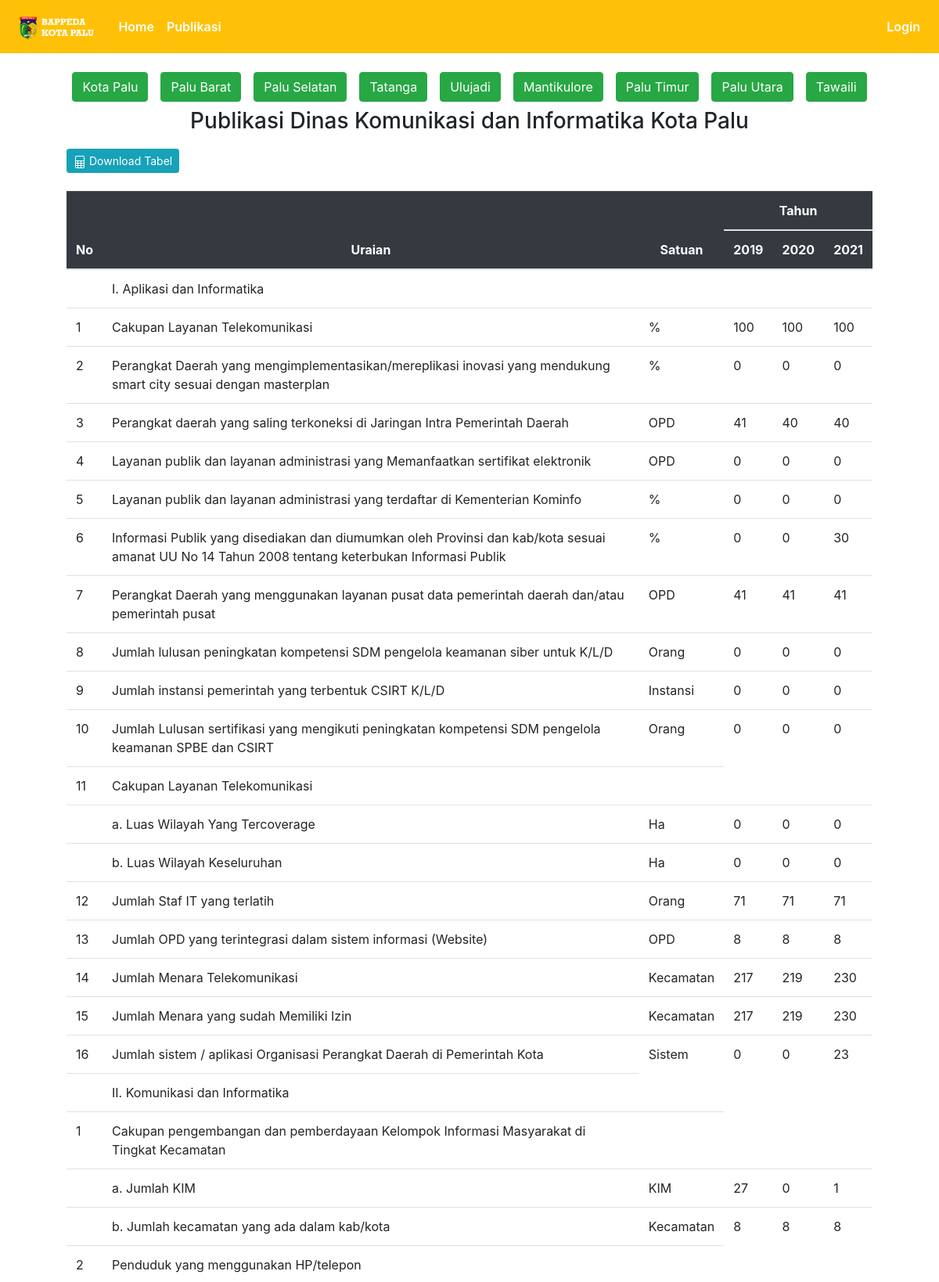
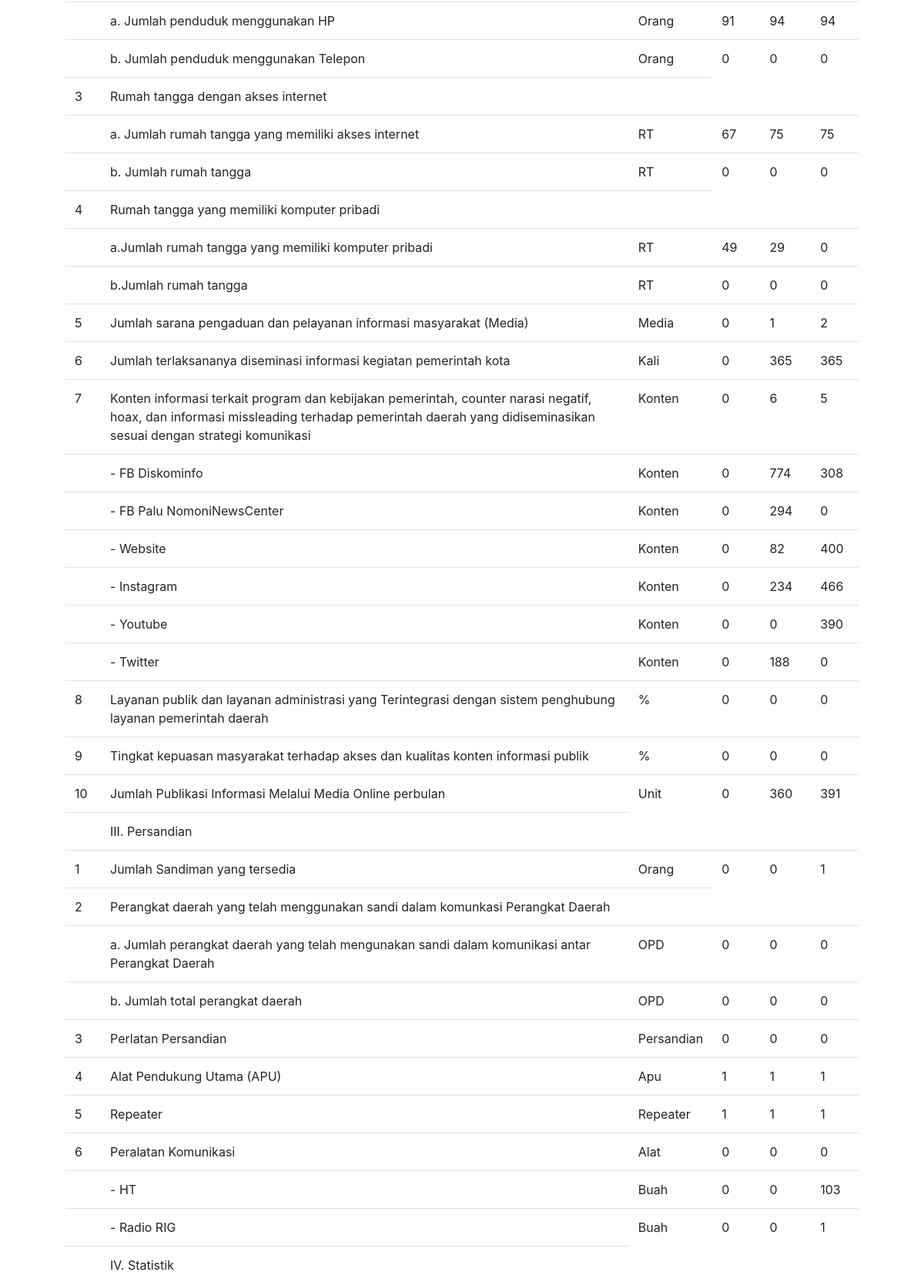
/publikasi/kominfo (upper part), run on the app's committed database (2 pictures, top to bottom).
### publication/models.py (models this page shows)
class Kominfo(db.Model):
  id = db.Column(db.Integer(), primary_key=True)
  tahun = db.Column(db.String(length=4), nullable=False)
  u1 = db.Column(db.Float())
  u2 = db.Column(db.Float())
  u3 = db.Column(db.Float())
  u4 = db.Column(db.Float())
  u5 = db.Column(db.Float())
  u6 = db.Column(db.Float())
  u7 = db.Column(db.Float())
  u8 = db.Column(db.Float())
  u9 = db.Column(db.Float())
  u10 = db.Column(db.Float())
  u11 = db.Column(db.Float())
  u12 = db.Column(db.Float())
  u13 = db.Column(db.Float())
  u14 = db.Column(db.Float())
  u15 = db.Column(db.Float())
  u16 = db.Column(db.Float())
  u17 = db.Column(db.Float())
  u18 = db.Column(db.Float())
  u19 = db.Column(db.Float())
  u20 = db.Column(db.Float())
  u21 = db.Column(db.Float())
  u22 = db.Column(db.Float())
  u23 = db.Column(db.Float())
  u24 = db.Column(db.Float())
  u25 = db.Column(db.Float())
  u26 = db.Column(db.Float())
  u27 = db.Column(db.Float())
  u28 = db.Column(db.Float())
  u29 = db.Column(db.Float())
  u30 = db.Column(db.Float())
  u31 = db.Column(db.Float())
  u32 = db.Column(db.Float())
  u33 = db.Column(db.Float())
  u34 = db.Column(db.Float())
  u35 = db.Column(db.Float())
  u36 = db.Column(db.Float())
  u37 = db.Column(db.Float())
  u38 = db.Column(db.Float())
  u39 = db.Column(db.Float())
  u40 = db.Column(db.Float())
  u41 = db.Column(db.Float())
  u42 = db.Column(db.Float())
  u43 = db.Column(db.Float())
  u44 = db.Column(db.Float())
  u45 = db.Column(db.Float())
  u46 = db.Column(db.Float())
  u47 = db.Column(db.Float())
  u48 = db.Column(db.Float())
  u49 = db.Column(db.Float())
  u50 = db.Column(db.Float())
  u51 = db.Column(db.Float())
  u52 = db.Column(db.Float())
  u53 = db.Column(db.Float())
  u54 = db.Column(db.Float())
  district_id = db.Column(db.Integer(), nullable=True)

### publication/kominfo/routes_kominfo.py (the view)
@app.route('/publikasi/kominfo')
def kominfo():
  data = Kominfo.query.filter_by(district_id=None).order_by(Kominfo.tahun).all()
  return render_template('kominfo/kominfo.html', data=data)

### publication/templates/kominfo/kominfo.html (shortened to what this page needs)
{% extends 'base.html' %}
{% block content %}
  <div class="container">
    <div class="ket-tabel d-flex justify-content-center">
      <a href="{{ url_for('kominfo') }}" class="btn btn-success m-2">Kota Palu</a>
      <a href="{{ url_for('kominfo_kec', district_id=1) }}" class="btn btn-success m-2">Palu Barat</a>
      <a href="{{ url_for('kominfo_kec', district_id=2) }}" class="btn btn-success m-2">Palu Selatan</a>
      <a href="{{ url_for('kominfo_kec', district_id=3) }}" class="btn btn-success m-2">Tatanga</a>
      <a href="{{ url_for('kominfo_kec', district_id=4) }}" class="btn btn-success m-2">Ulujadi</a>
      <a href="{{ url_for('kominfo_kec', district_id=5) }}" class="btn btn-success m-2">Mantikulore</a>
      <a href="{{ url_for('kominfo_kec', district_id=6) }}" class="btn btn-success m-2">Palu Timur</a>
      <a href="{{ url_for('kominfo_kec', district_id=7) }}" class="btn btn-success m-2">Palu Utara</a>
      <a href="{{ url_for('kominfo_kec', district_id=8) }}" class="btn btn-success m-2">Tawaili</a>
    </div>
    <h3 class="text-center">Publikasi Dinas Komunikasi dan Informatika Kota Palu</h3>
    <button class="btn btn-sm btn-info btn-download" onclick="exportTableToExcel('kominfoTable', 'tabel')">
      <span>
        Download Tabel
      </span>
    </button>
    <div class="table-responsive mb-5" style="padding: 5vh;">
      <table class="table" id="kominfoTable">
        <thead class="table-dark text-center">
          <tr>
            <th rowspan="2" scope="col">No</th>
            <th rowspan="2" scope="col">Uraian</th>
            <th rowspan="2" scope="col">Satuan</th>
            <th colspan="{{ data|length + 1 }}" scope="col" style="text-align: center">Tahun</th>
          </tr>
          <tr>
            {% for d in data %}
              <th>
                {{ d.tahun }}
              </th>
            {% endfor %}
          </tr>
        </thead>
        <tbody>
          <tr>
            <td></td>
            <td>I. Aplikasi dan Informatika</td>
            <td></td>
          </tr>
          <tr>
            <td>1</td>
            <td>Cakupan Layanan Telekomunikasi</td>
            <td>%</td>
            {% for d in data %}
            <td>{{ d.u1 }}</td>
            {% endfor %}
          </tr>
          <tr>
            <td>2</td>
            <td>Perangkat Daerah yang mengimplementasikan/mereplikasi inovasi yang mendukung smart city sesuai dengan masterplan</td>
            <td>%</td>
            {% for d in data %}
            <td>{{ d.u2 }}</td>
            {% endfor %}
          </tr>
          <tr>
            <td>3</td>
            <td>Perangkat daerah yang saling terkoneksi di Jaringan Intra Pemerintah Daerah</td>
            <td>OPD</td>
            {% for d in data %}
            <td>{{ d.u3 }}</td>
            {% endfor %}
          </tr>
          <tr>
            <td>4</td>
            <td>Layanan publik dan layanan administrasi yang Memanfaatkan sertifikat elektronik</td>
            <td>OPD</td>
            {% for d in data %}
            <td>{{ d.u4 }}</td>
            {% endfor %}
          </tr>
          <tr>
            <td>5</td>
            <td>Layanan publik dan layanan administrasi yang terdaftar di Kementerian Kominfo</td>
            <td>%</td>
            {% for d in data %}
            <td>{{ d.u5 }}</td>
            {% endfor %}
          </tr>
          <tr>
            <td>6</td>
            <td>Informasi Publik yang disediakan dan diumumkan oleh Provinsi dan kab/kota sesuai amanat UU No 14 Tahun 2008 tentang keterbukan Informasi Publik</td>
            <td>%</td>
            {% for d in data %}
            <td>{{ d.u6 }}</td>
            {% endfor %}
          </tr>
          <tr>
            <td>7</td>
            <td>Perangkat Daerah yang menggunakan layanan pusat data pemerintah daerah dan/atau pemerintah pusat</td>
            <td>OPD</td>
            {% for d in data %}
            <td>{{ d.u7 }}</td>
            {% endfor %}
          </tr>
          <tr>
            <td>8</td>
            <td>Jumlah lulusan peningkatan kompetensi SDM pengelola keamanan siber untuk K/L/D</td>
            <td>Orang</td>
            {% for d in data %}
            <td>{{ d.u8 }}</td>
            {% endfor %}
          </tr>
          <tr>
            <td>9</td>
            <td>Jumlah instansi pemerintah yang terbentuk CSIRT K/L/D</td>
            <td>Instansi</td>
            {% for d in data %}
            <td>{{ d.u9 }}</td>
            {% endfor %}
          </tr>
          <tr>
            <td>10</td>
            <td>Jumlah Lulusan sertifikasi yang mengikuti peningkatan kompetensi SDM pengelola keamanan SPBE dan CSIRT</td>
            <td>Orang</td>
            {% for d in data %}
            <td>{{ d.u10 }}</td>
            {% endfor %}
          </tr>
          <tr>
            <td>11</td>
            <td>Cakupan Layanan Telekomunikasi</td>
            <td></td>
          </tr>
          <tr>
            <td></td>
            <td>a. Luas Wilayah Yang Tercoverage</td>
            <td>Ha</td>
            {% for d in data %}
            <td>{{ d.u11 }}</td>
            {% endfor %}
          </tr>
          <tr>
            <td></td>
            <td>b. Luas Wilayah Keseluruhan</td>
            <td>Ha</td>
            {% for d in data %}
            <td>{{ d.u12 }}</td>
            {% endfor %}
          </tr>
          <tr>
            <td>12</td>
            <td>Jumlah Staf IT yang terlatih</td>
            <td>Orang</td>
            {% for d in data %}
            <td>{{ d.u13 }}</td>
            {% endfor %}
          </tr>
          <tr>
            <td>13</td>
            <td>Jumlah OPD yang terintegrasi dalam sistem informasi (Website)</td>
            <td>OPD</td>
            {% for d in data %}
            <td>{{ d.u14 }}</td>
            {% endfor %}
          </tr>
          <tr>
            <td>14</td>
            <td>Jumlah Menara Telekomunikasi</td>
            <td>Kecamatan</td>
            {% for d in data %}
            <td>{{ d.u15 }}</td>
            {% endfor %}
          </tr>
          <tr>
            <td>15</td>
            <td>Jumlah Menara yang sudah Memiliki Izin</td>
            <td>Kecamatan</td>
            {% for d in data %}
            <td>{{ d.u16 }}</td>
            {% endfor %}
          </tr>
          <tr>
            <td>16</td>
            <td>Jumlah sistem / aplikasi Organisasi Perangkat Daerah di Pemerintah Kota</td>
            <td>Sistem</td>
            {% for d in data %}
            <td>{{ d.u17 }}</td>
            {% endfor %}
          </tr>
          <tr>
            <td></td>
            <td>II. Komunikasi dan Informatika</td>
          </tr>
          <tr>
            <td>1</td>
            <td>Cakupan pengembangan dan pemberdayaan Kelompok Informasi Masyarakat di Tingkat Kecamatan</td>
            <td></td>
          </tr>
          <tr>
            <td></td>
            <td>a. Jumlah KIM</td>
            <td>KIM</td>
            {% for d in data %}
            <td>{{ d.u18 }}</td>
            {% endfor %}
          </tr>
          <tr>
            <td></td>
            <td>b. Jumlah kecamatan yang ada dalam kab/kota</td>
            <td>Kecamatan</td>
            {% for d in data %}
            <td>{{ d.u19 }}</td>
            {% endfor %}
          </tr>
          <tr>
            <td>2</td>
            <td>Penduduk yang menggunakan HP/telepon</td>
            <td></td>
          </tr>
          <tr>
            <td></td>
            <td>a. Jumlah penduduk menggunakan HP</td>
            <td>Orang</td>
            {% for d in data %}
            <td>{{ d.u20 }}</td>
            {% endfor %}
          </tr>
          <tr>
            <td></td>
            <td>b. Jumlah penduduk menggunakan Telepon</td>
            <td>Orang</td>
            {% for d in data %}
            <td>{{ d.u21 }}</td>
            {% endfor %}
          </tr>
          <tr>
            <td>3</td>
            <td>Rumah tangga dengan akses internet</td>
            <td></td>
          </tr>
          <tr>
            <td></td>
            <td>a. Jumlah rumah tangga yang memiliki akses internet</td>
            <td>RT</td>
            {% for d in data %}
            <td>{{ d.u22 }}</td>
            {% endfor %}
          </tr>
          <tr>
            <td></td>
            <td>b. Jumlah rumah tangga</td>
            <td>RT</td>
            {% for d in data %}
            <td>{{ d.u23 }}</td>
            {% endfor %}
          </tr>
          <tr>
            <td>4</td>
            <td>Rumah tangga yang memiliki komputer pribadi</td>
            <td></td>
          </tr>
          <tr>
            <td></td>
            <td>a.Jumlah rumah tangga yang memiliki komputer pribadi</td>
            <td>RT</td>
            {% for d in data %}
            <td>{{ d.u24 }}</td>
            {% endfor %}
          </tr>
          <tr>
            <td></td>
            <td>b.Jumlah rumah tangga</td>
            <td>RT</td>
            {% for d in data %}
            <td>{{ d.u25 }}</td>
            {% endfor %}
          </tr>
          <tr>
            <td>5</td>
            <td>Jumlah sarana pengaduan dan pelayanan informasi masyarakat (Media)</td>
            <td>Media</td>
            {% for d in data %}
            <td>{{ d.u26 }}</td>
            {% endfor %}
          </tr>
          <tr>
            <td>6</td>
            <td>Jumlah terlaksananya diseminasi informasi kegiatan pemerintah kota</td>
            <td>Kali</td>
            {% for d in data %}
            <td>{{ d.u27 }}</td>
            {% endfor %}
          </tr>
          <tr>
            <td>7</td>
            <td>Konten informasi terkait program dan kebijakan pemerintah, counter narasi negatif, hoax, dan informasi missleading terhadap pemerintah daerah yang didiseminasikan sesuai dengan strategi komunikasi</td>
            <td>Konten</td>
            {% for d in data %}
            <td>{{ d.u28 }}</td>
            {% endfor %}
          </tr>
          <tr>
            <td></td>
            <td>- FB Diskominfo</td>
            <td>Konten</td>
            {% for d in data %}
            <td>{{ d.u29 }}</td>
            {% endfor %}
          </tr>
          <tr>
            <td></td>
            <td>- FB Palu NomoniNewsCenter</td>
            <td>Konten</td>
            {% for d in data %}
            <td>{{ d.u30 }}</td>
            {% endfor %}
          </tr>
          <tr>
            <td></td>
            <td>- Website</td>
            <td>Konten</td>
            {% for d in data %}
            <td>{{ d.u31 }}</td>
            {% endfor %}
          </tr>
          <tr>
            <td></td>
            <td>- Instagram</td>
            <td>Konten</td>
            {% for d in data %}
            <td>{{ d.u32 }}</td>
            {% endfor %}
          </tr>
          <tr>
            <td></td>
            <td>- Youtube</td>
            <td>Konten</td>
            {% for d in data %}
            <td>{{ d.u33 }}</td>
            {% endfor %}
          </tr>
          <tr>
            <td></td>
            <td>- Twitter</td>
            <td>Konten</td>
            {% for d in data %}
            <td>{{ d.u34 }}</td>
            {% endfor %}
          </tr>
          <tr>
            <td>8</td>
            <td>Layanan publik dan layanan administrasi yang Terintegrasi dengan sistem penghubung layanan pemerintah daerah</td>
            <td>%</td>
            {% for d in data %}
            <td>{{ d.u35 }}</td>
            {% endfor %}
          </tr>
          <tr>
            <td>9</td>
            <td>Tingkat kepuasan masyarakat terhadap akses dan kualitas konten informasi publik</td>
            <td>%</td>
            {% for d in data %}
            <td>{{ d.u36 }}</td>
            {% endfor %}
          </tr>
          <tr>
            <td>10</td>
            <td>Jumlah Publikasi Informasi Melalui Media Online perbulan</td>
            <td>Unit</td>
            {% for d in data %}
            <td>{{ d.u37 }}</td>
            {% endfor %}
          </tr>
          <tr>
            <td></td>
            <td>III. Persandian</td>
          </tr>
          <tr>
            <td>1</td>
            <td>Jumlah Sandiman yang tersedia</td>
            <td>Orang</td>
            {% for d in data %}
            <td>{{ d.u38 }}</td>
            {% endfor %}
          </tr>
          <tr>
            <td>2</td>
            <td>Perangkat daerah yang telah menggunakan sandi dalam komunkasi Perangkat Daerah</td>
            <td></td>
          </tr>
          <tr>
            <td></td>
            <td>a. Jumlah perangkat daerah yang telah mengunakan sandi dalam komunikasi antar Perangkat Daerah</td>
            <td>OPD</td>
            {% for d in data %}
            <td>{{ d.u39 }}</td>
            {% endfor %}
          </tr>
          <tr>
            <td></td>
            <td>b. Jumlah total perangkat daerah</td>
            <td>OPD</td>
            {% for d in data %}
            <td>{{ d.u40 }}</td>
            {% endfor %}
          </tr>
          <tr>
            <td>3</td>
            <td>Perlatan Persandian</td>
            <td>Persandian</td>
            {% for d in data %}
            <td>{{ d.u41 }}</td>
            {% endfor %}
          </tr>
          <tr>
            <td>4</td>
            <td>Alat Pendukung Utama (APU)</td>
            <td>Apu</td>
            {% for d in data %}
            <td>{{ d.u42 }}</td>
            {% endfor %}
          </tr>
          <tr>
            <td>5</td>
            <td>Repeater</td>
            <td>Repeater</td>
            {% for d in data %}
            <td>{{ d.u43 }}</td>
            {% endfor %}
          </tr>
          <tr>
            <td>6</td>
            <td>Peralatan Komunikasi</td>
            <td>Alat</td>
            {% for d in data %}
            <td>{{ d.u44 }}</td>
            {% endfor %}
          </tr>
          <tr>
            <td></td>
            <td>- HT</td>
            <td>Buah</td>
            {% for d in data %}
            <td>{{ d.u45 }}</td>
            {% endfor %}
          </tr>
          <tr>
            <td></td>
            <td>- Radio RIG</td>
            <td>Buah</td>
            {% for d in data %}
            <td>{{ d.u46 }}</td>
            {% endfor %}
          </tr>
          <tr>
            <td></td>
            <td>IV. Statistik</td>
          </tr>
        </tbody>
      </table>
    </div>
  </div>
{% endblock %}

### publication/static/css/style_agi.css (style rules this page uses)
.btn-download { margin-left: 40px; margin-bottom: -25px; }

### data on the page
Kominfo: tahun "2019", u1 "100", u2 "0", u3 "41", u4 "0", u5 "0", u6 "0", u7 "41", u8 "0", u9 "0", u10 "0", u11 "0", u12 "0", u13 "71", u14 "8", u15 "217", u16 "217", u17 "0", u18 "27", u19 "8", u20 "91", u21 "0", u22 "67", u23 "0", u24 "49", u25 "0", u26 "0", u27 "0", u28 "0", u29 "0", u30 "0", u31 "0", u32 "0", u33 "0", u34 "0", u35 "0", u36 "0", u37 "0", u38 "0", u39 "0", u40 "0", u41 "0", u42 "1", u43 "1", u44 "0", u45 "0", u46 "0"
Kominfo: tahun "2020", u1 "100", u2 "0", u3 "40", u4 "0", u5 "0", u6 "0", u7 "41", u8 "0", u9 "0", u10 "0", u11 "0", u12 "0", u13 "71", u14 "8", u15 "219", u16 "219", u17 "0", u18 "0", u19 "8", u20 "94", u21 "0", u22 "75", u23 "0", u24 "29", u25 "0", u26 "1", u27 "365", u28 "6", u29 "774", u30 "294", u31 "82", u32 "234", u33 "0", u34 "188", u35 "0", u36 "0", u37 "360", u38 "0", u39 "0", u40 "0", u41 "0", u42 "1", u43 "1", u44 "0", u45 "0", u46 "0"
Kominfo: tahun "2021", u1 "100", u2 "0", u3 "40", u4 "0", u5 "0", u6 "30", u7 "41", u8 "0", u9 "0", u10 "0", u11 "0", u12 "0", u13 "71", u14 "8", u15 "230", u16 "230", u17 "23", u18 "1", u19 "8", u20 "94", u21 "0", u22 "75", u23 "0", u24 "0", u25 "0", u26 "2", u27 "365", u28 "5", u29 "308", u30 "0", u31 "400", u32 "466", u33 "390", u34 "0", u35 "0", u36 "0", u37 "391", u38 "1", u39 "0", u40 "0", u41 "0", u42 "1", u43 "1", u44 "0", u45 "103", u46 "1"
